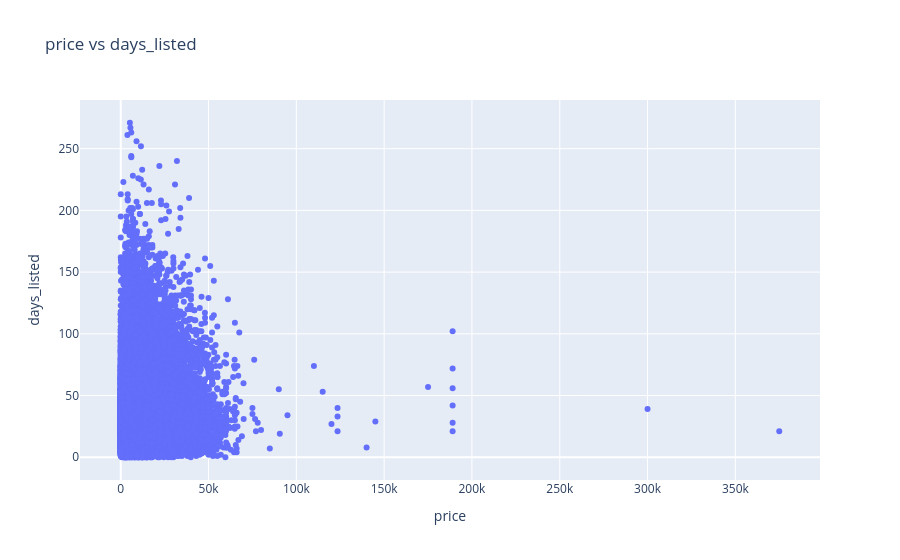

Notebook source saved alongside this figure:
### Code cell
fig_price_vs_days = go.Figure()
fig_price_vs_days.add_trace(
    go.Scatter(
        x=df_clean['price'],
        y=df_clean['days_listed'],
        mode='markers',
        name='price vs days_listed'
    )
)
fig_price_vs_days.update_layout(
    title='price vs days_listed',
    xaxis_title='price',
    yaxis_title='days_listed'
)
fig_price_vs_days.show()

### Figure 1 — Plotly figure (JSON) as saved in the notebook; plotly's stock layout.template omitted (floating-point values rounded to 4 significant figures; data arrays with more than 128 entries replaced by an {"elided": "..."} marker saying what was removed)
{"data": [{"mode": "markers", "name": "price vs days_listed", "type": "scatter", "x": {"elided": "51525 int values"}, "y": {"elided": "51525 int values"}}], "layout": {"title": {"text": "price vs days_listed"}, "xaxis": {"title": {"text": "price"}}, "yaxis": {"title": {"text": "days_listed"}}}}
